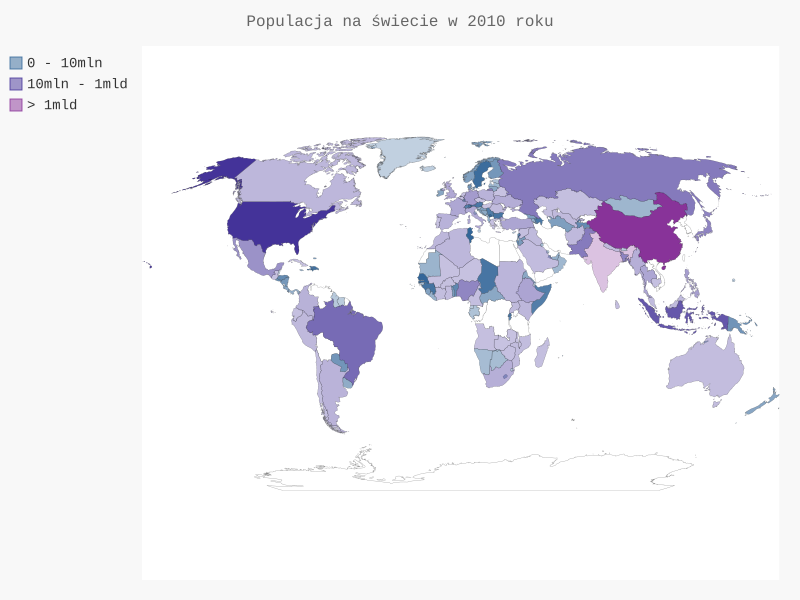

Generate this figure with Python:
import json
from pygal.maps.world import World
from pygal.style import LightColorizedStyle, RotateStyle
from country_codes import get_country_code

# Wczytani =e danych i umieszczenie ich na liście
filename = 'population_data.json'
with open(filename) as f:
    pop_data = json.load(f)
    
# Utworzenie słownika danych dotyczących populacji
cc_populations = {}
for pop_dict in pop_data:
    if pop_dict['Year'] == '2000':
        country_name = pop_dict['Country Name']
        population = int(float(pop_dict['Value']))
        code = get_country_code(country_name)
        if code:
            cc_populations[code] = population
            
# Podzielenie państw na trzy grupy wg liczby ludności
cc_pops_1, cc_pops_2, cc_pops_3 = {}, {}, {}
for cc, pop in cc_populations.items():
    if pop < 10000000:
        cc_pops_1[cc] = pop
    elif pop < 1000000000:
        cc_pops_2[cc] = pop
    else:
        cc_pops_3[cc] = pop
        
# Wyświetlenie liczby państw w kazdej z tzech grup
print(len(cc_pops_1), len(cc_pops_2), len(cc_pops_3))

wm_style = RotateStyle('#336699', base_style = LightColorizedStyle)
wm = World(style = wm_style) 
wm.force_uri_protocol = 'http'
wm.title = 'Populacja na świecie w 2010 roku'
wm.add('0 - 10mln', cc_pops_1)
wm.add('10mln - 1mld', cc_pops_2)
wm.add('> 1mld', cc_pops_3)

wm.render_to_file('world_population_light.svg')
